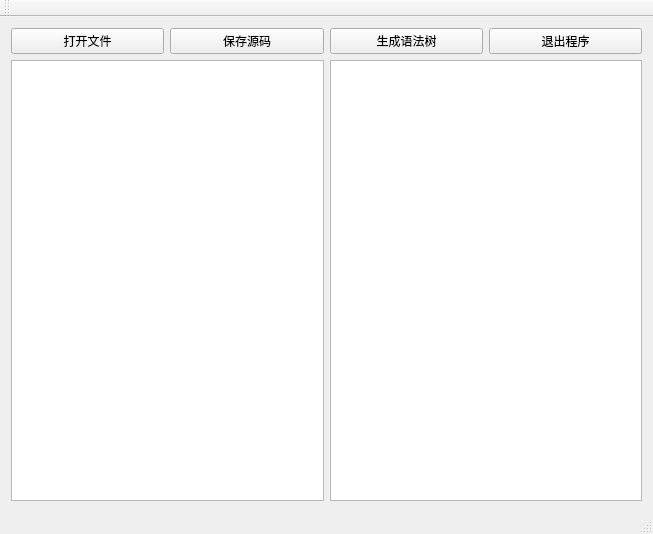
<?xml version="1.0" encoding="UTF-8"?>
<ui version="4.0">
 <class>MainWindow</class>
 <widget class="QMainWindow" name="MainWindow">
  <property name="geometry">
   <rect>
    <x>0</x>
    <y>0</y>
    <width>653</width>
    <height>534</height>
   </rect>
  </property>
  <property name="windowTitle">
   <string>MainWindow</string>
  </property>
  <widget class="QWidget" name="centralWidget">
   <layout class="QGridLayout" name="gridLayout_2">
    <item row="0" column="0">
     <layout class="QHBoxLayout" name="horizontalLayout">
      <item>
       <widget class="QPushButton" name="openFileBtn">
        <property name="text">
         <string>打开文件</string>
        </property>
       </widget>
      </item>
      <item>
       <widget class="QPushButton" name="saveFileBtn">
        <property name="text">
         <string>保存源码</string>
        </property>
       </widget>
      </item>
      <item>
       <widget class="QPushButton" name="createTreeBtn">
        <property name="text">
         <string>生成语法树</string>
        </property>
       </widget>
      </item>
      <item>
       <widget class="QPushButton" name="exitBtn">
        <property name="text">
         <string>退出程序</string>
        </property>
       </widget>
      </item>
     </layout>
    </item>
    <item row="1" column="0">
     <layout class="QGridLayout" name="gridLayout">
      <item row="0" column="0">
       <widget class="QTextEdit" name="sourceEdit"/>
      </item>
      <item row="0" column="1">
       <widget class="QTextEdit" name="syntaxTree"/>
      </item>
     </layout>
    </item>
   </layout>
  </widget>
  <widget class="QMenuBar" name="menuBar">
   <property name="geometry">
    <rect>
     <x>0</x>
     <y>0</y>
     <width>653</width>
     <height>23</height>
    </rect>
   </property>
  </widget>
  <widget class="QToolBar" name="mainToolBar">
   <attribute name="toolBarArea">
    <enum>TopToolBarArea</enum>
   </attribute>
   <attribute name="toolBarBreak">
    <bool>false</bool>
   </attribute>
  </widget>
  <widget class="QStatusBar" name="statusBar"/>
 </widget>
 <layoutdefault spacing="6" margin="11"/>
 <resources/>
 <connections/>
</ui>
